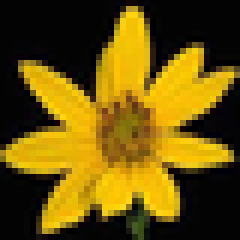
%> input picture Matlab Practice/Lab Files/lab4_2.png, 40 x 40 px (shown 6 times larger)
$ octave lab4_2.m   (GNU Octave 9; MATLAB toolbox functions it lacks are replaced by stand-ins)
%> lines starting %> are read from the running program, lines starting %| are printed output that depends on the picture; in (x1, y1, x2, y2) boxes, pixels count from 0 and x2, y2 are one past the last pixel; in counts of white or black regions, pixels touching at a corner belong together; the program's own positions count from 1
% 1. Load the image lab4_2.png
img = imread('lab4_2.png');
%> img is the input picture: size 40x40x3 uint8; mean R, G, B 106.8, 83.7, 10.6
% imshow(img);

% 2. Extract the R, G, and B layers into variables
red = img(:, :, 1);
green = img(:, :, 2);
blue = img(:, :, 3);
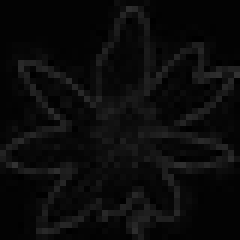
%> blue: size 40x40 uint8 (shown 6 times larger); min 0, max 50, mean 10.6

% 3. Using logical arrays, if the R value is greater than 100, subtract 50
large_red = uint8((red > 100) * 50);
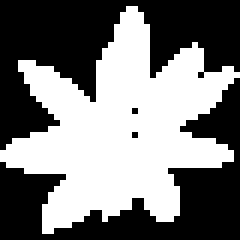
%> large_red: size 40x40 uint8 (shown 6 times larger); values 0 (black) and 50 (white), 47.8% white; 1 white region, box (x1, y1, x2, y2) and area: (0, 1, 40, 39) 764
red = red - large_red;
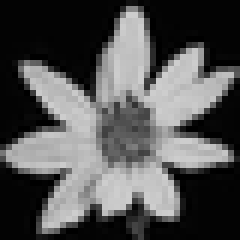
%> red: size 40x40 uint8 (shown 6 times larger); min 0, max 205, mean 82.9

% 4. Using logical arrays, if the G value is less than 150, add 100
small_green = uint8((green < 150) * 100);
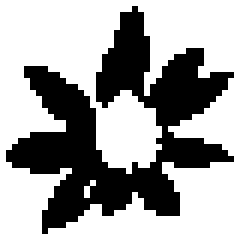
%> small_green: size 40x40 uint8 (shown 6 times larger); values 0 (black) and 100 (white), 64.3% white; 1 black region, box (x1, y1, x2, y2) and area: (1, 1, 39, 39) 571
green = green + small_green;
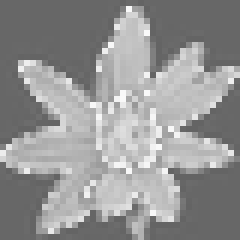
%> green: size 40x40 uint8 (shown 6 times larger); min 100, max 249, mean 148

% [8 lines of commented-out code are left out]
mid_blue = uint8((50 < blue & blue < 100) * 2);
%> mid_blue: size 40x40 uint8; every value is 0
blue = blue .* mid_blue;

% 6. Note that we have only changed red, green, and blue
%    and that our image 'img' has not changed.
%	 Copy the red, blue, and green layers back into 'im'
im = img(:, :, :);
im(:, :, 1) = red;
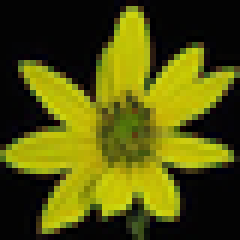
%> im: size 40x40x3 uint8 (shown 6 times larger); mean R, G, B 82.9, 83.7, 10.6
im(:, :, 2) = green;
im(:, :, 3) = blue;
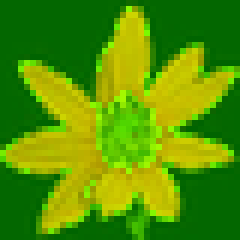
%> im: size 40x40x3 uint8 (shown 6 times larger); mean R, G, B 82.9, 148, 0
% imshow(im);

% 7. Save the image as lab4_2.jpg
imwrite(im, 'lab4_2.jpg');

$ run again, with Matlab Practice/Lab Files/evil.jpg saved as Matlab Practice/Lab Files/lab4_2.png
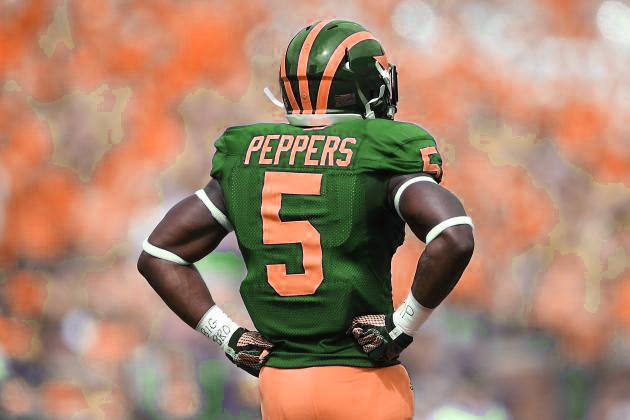
%> input picture Matlab Practice/Lab Files/evil.jpg, 630 x 420 px
%> img is the input picture: size 420x630x3 uint8; mean R, G, B 166.2, 132.1, 109.5
%> `large_red = uint8((red > 100) * 50);`:
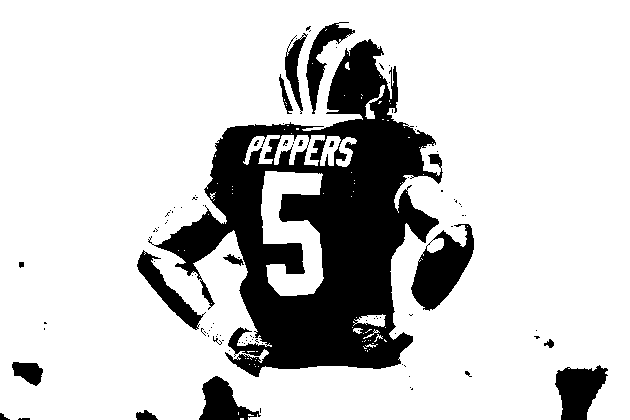
%> large_red: size 420x630 uint8; values 0 (black) and 50 (white), 80.2% white; 104 black regions (85 under 20 px), largest, box (x1, y1, x2, y2) and area: (148, 39, 443, 377) 41535, (411, 224, 474, 311) 2870, (555, 365, 608, 420) 1930
%> small_green: size 420x630 uint8; values 0 (black) and 100 (white), 62.1% white; 249 black regions (189 under 20 px), largest, box (x1, y1, x2, y2) and area: (57, 0, 630, 339) 67004, (57, 307, 197, 420) 8074, (193, 249, 258, 359) 3271
%> mid_blue: size 420x630 uint8; values 0 (black) and 2 (white), 23.7% white; 985 white regions (894 under 20 px), largest, box (x1, y1, x2, y2) and area: (0, 0, 82, 398) 16397, (72, 2, 250, 188) 10017, (505, 315, 630, 420) 7289
%> `im(:, :, 3) = blue;`:
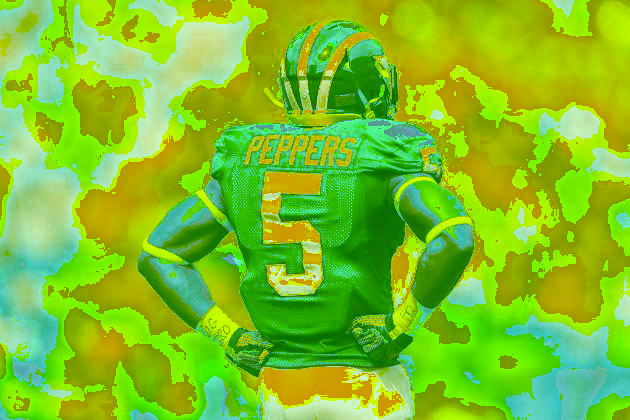
%> im: size 420x630x3 uint8; mean R, G, B 126.1, 194.2, 38.2
